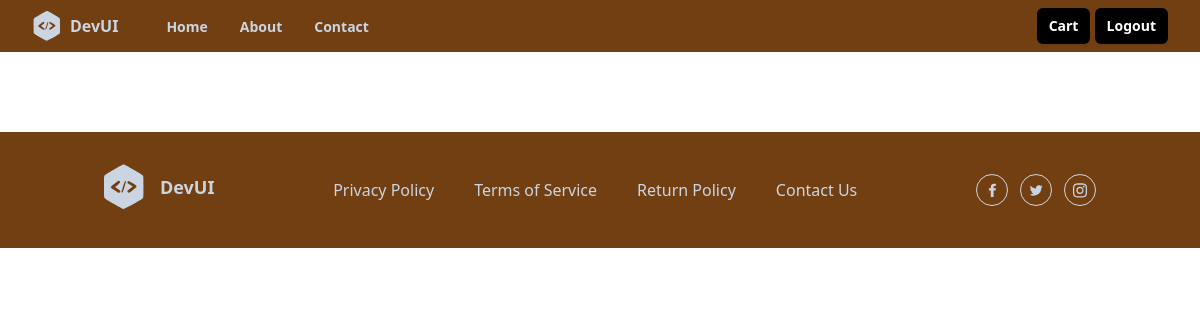
Before: /cake/1/list/ with the older database file.
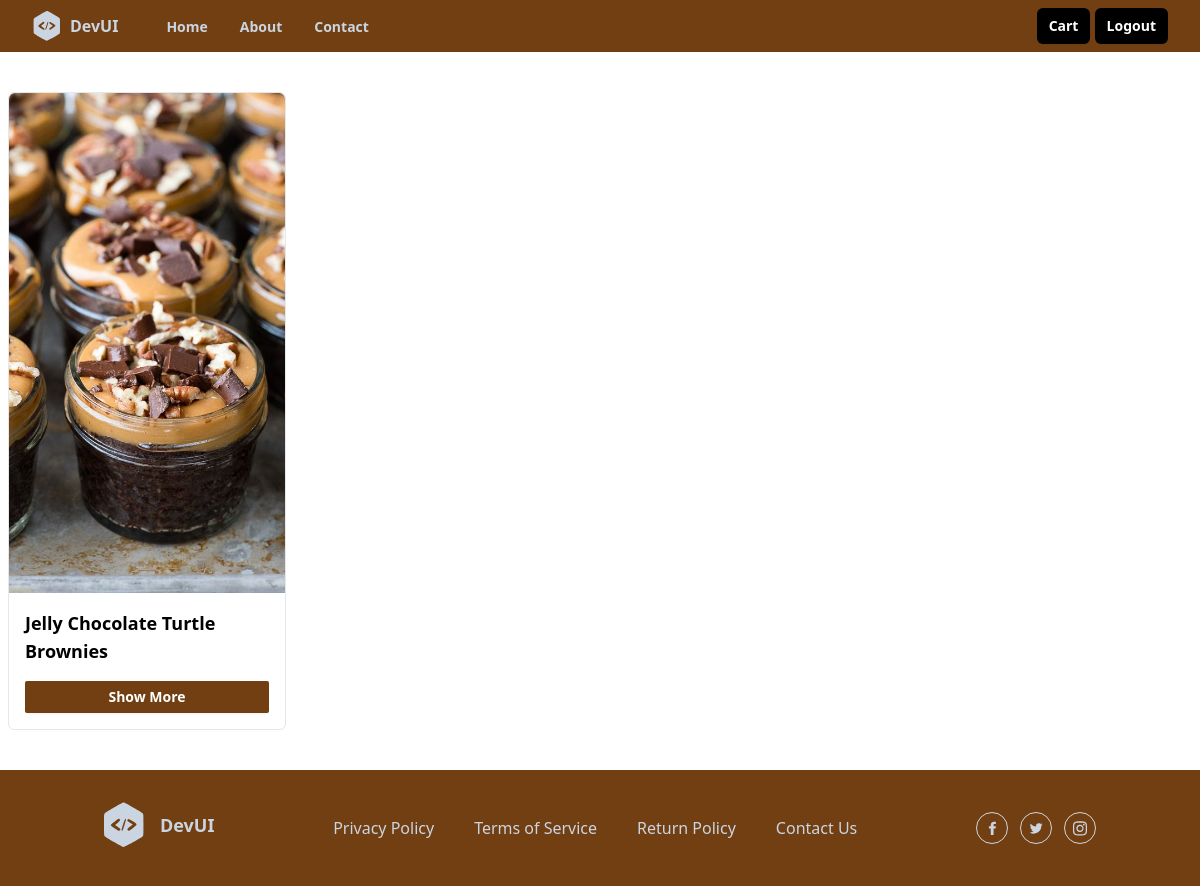
After: the same page with the newer database file.
### shop/models.py (models this page shows, shortened)
class CakeVarient(models.Model):
    cake_object=models.ForeignKey(Cake,on_delete=models.CASCADE,related_name='cakeitem')
    flavour_object=models.ForeignKey(Flavour,on_delete=models.CASCADE,)
    category_object=models.ForeignKey(Category,on_delete=models.CASCADE,name="cakecategory")
    image=models.ImageField(upload_to="cake_images",default="default.jpg",null=True,blank=True)
    shape_opt=(
        ("Square","Square"),
        ("Rectangle","Rectangle"),
        ("Heart","Heart"),
        ("Round","Round"),
        ("Custom","Custom"),
   )
    shape=models.CharField(max_length=150,choices=shape_opt,default="custom")
    weight_opt=(
        ("250gm","250gm"),
        ("500gm","500gm"),
        ("1kg","1kg"),
        ("1.5kg","1.5kg"),
        ("2kg","2kg"),
        ("Custom","Custom"),
    )
    weight=models.CharField(max_length=150,choices=weight_opt,default="500")
    price=models.PositiveIntegerField()
    created_date=models.DateTimeField(auto_now_add=True)
    updated_date=models.DateTimeField(auto_now=True)
    is_active=models.BooleanField(default=True)

class Cake(models.Model):
    name=models.CharField(max_length=150,unique=True)
    Occasion_object=models.ManyToManyField(Occasion)
    created_date=models.DateTimeField(auto_now_add=True)
    updated_date=models.DateTimeField(auto_now=True)
    is_active=models.BooleanField(default=True)

### shop/views.py (the view)
# urls.py: path("cake/<int:pk>/list/",views.CategoryListView.as_view(),name="Category-item-list"),
class CategoryListView(View):
    def get(self,request,*args,**kwargs):
        id=kwargs.get("pk")
        qs=CakeVarient.objects.filter(cakecategory=id)
        return render (request,"category_item_list.html",{"data":qs})

### shop/templates/category_item_list.html
{%extends 'base.html'%}
{%block main_block%}
  <div class="mx-auto grid w-full max-w-7xl items-center space-y-4 px-2 py-10 md:grid-cols-2 md:gap-6 md:space-y-0 lg:grid-cols-4">
    {%for d in data%}
    <div class="rounded-md border">
      <img
      src="{{d.image.url}}"
      alt="cake"
      class="md:w-[400px] md:h-[500px] w-full rounded-t-md object-cover "
    />
      <div class="p-4">
        <h1 class="inline-flex items-center text-lg font-semibold">
          {{d.cake_object.name}}
        </h1>
        <button
          type="button"
          class="mt-4 w-full rounded-sm bg-yellow-900 px-2 py-1.5 text-sm font-semibold text-white shadow-sm hover:bg-yellow-900/80 focus-visible:outline focus-visible:outline-2 focus-visible:outline-offset-2 focus-visible:outline-black"
        >
        <a href="{%url 'cake-details' d.id%}">
          Show More</a>
        </button>
      </div>
      </div>
      {%endfor%}
    </div>
{%endblock%}

Changed rows visible on the page:
added CakeVarient: image (picture), cake_object.name "Jelly Chocolate Turtle Brownies"
